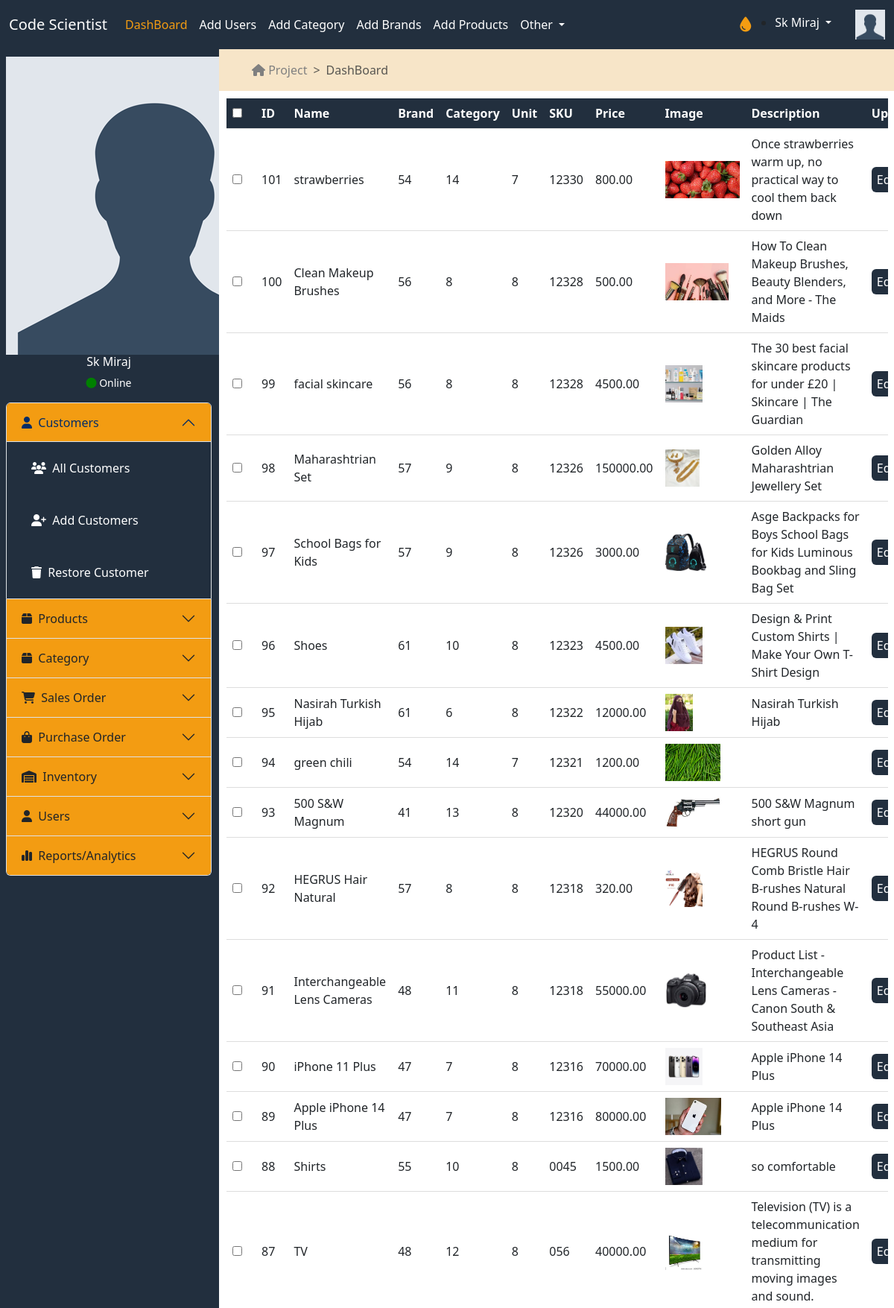
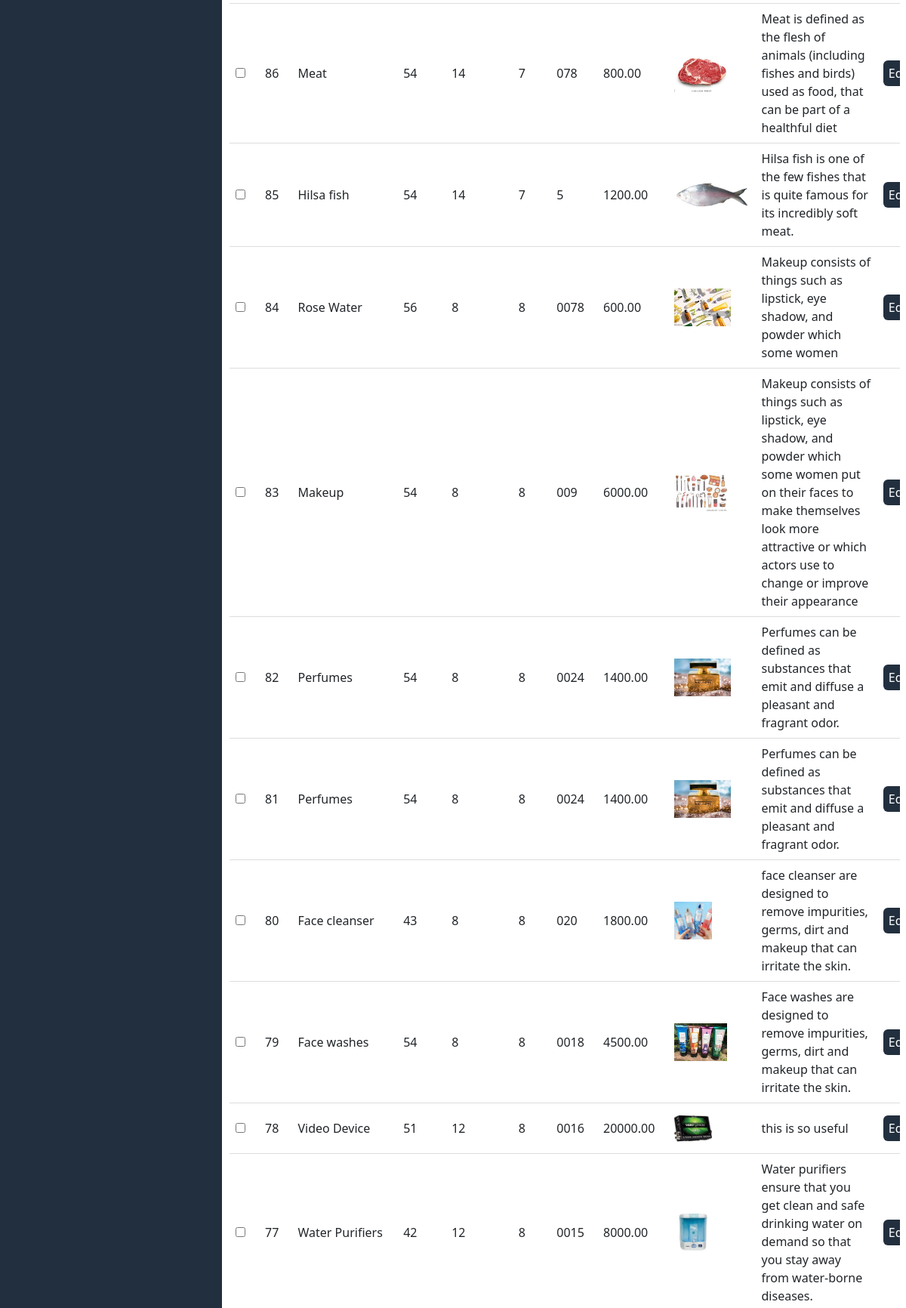
The app's page /mosharrof/all_products.php (upper part) with its own data (2 pictures, top to bottom).
### tables this page shows
CREATE TABLE `products` (
  `product_id` int NOT NULL,
  `category_id` int DEFAULT NULL,
  `sub_category_id` int NOT NULL,
  `brand_id` int DEFAULT NULL,
  `product_name` varchar(50) DEFAULT NULL,
  `description` text,
  `product_image` varchar(100) DEFAULT NULL,
  `unit_id` int DEFAULT NULL,
  `selling_price` decimal(10,2) DEFAULT NULL,
  `buying_price` decimal(10,2) NOT NULL,
  `sku` varchar(50) DEFAULT NULL,
  `product_status` int DEFAULT NULL
);

### mosharrof/all_products.php (the view, shortened to what this page needs)
<!DOCTYPE html>
<html lang="en">
  <head>
    <link
      href="https://cdn.jsdelivr.net/npm/bootstrap@5.3.0/dist/css/bootstrap.min.css"
      rel="stylesheet"
    />
    <link
      rel="stylesheet"
      href="https://cdnjs.cloudflare.com/ajax/libs/font-awesome/6.4.0/css/all.min.css"
    />
    <link rel="stylesheet" href="css/style.css" />
  </head>
  <body>
    <div class="out_body">
      <header>
        <nav class="navbar navbar-expand-lg bg-body-tertiary bg-primary">
          <div class="container-fluid">
            <a class="navbar-brand" href="#">Code Scientist</a>
            <div class="collapse navbar-collapse" id="navbarSupportedContent">
              <ul class="navbar-nav me-auto mb-2 mb-lg-0">
                <li class="nav-item">
                  <a class="nav-link active" aria-current="page" href="#"
                    >DashBoard</a
                  >
                </li>
                <li class="nav-item">
                  <a class="nav-link" aria-current="page" href="#">Add Users</a>
                </li>
                <li class="nav-item">
                  <a class="nav-link" aria-current="page" href="#"
                    >Add Category</a
                  >
                </li>
                <li class="nav-item">
                  <a class="nav-link" aria-current="page" href="#">Add Brands</a>
                </li>
                <li class="nav-item">
                  <a class="nav-link" aria-current="page" href="#"
                    >Add Products</a
                  >
                </li>
                <li class="nav-item dropdown">
                  <a
                    class="nav-link dropdown-toggle"
                    href="#"
                    role="button"
                    data-bs-toggle="dropdown"
                    aria-expanded="false"
                  >
                    Other
                  </a>
                </li>
              </ul>
              <i style="color: white; font-size: 20px;" class="fa-solid fa-droplet" onclick="toggleTheme()"></i>
              <ul class="nav_profile">
                <li class="nav-item dropdown">
                  <a class="nav-link dropdown-toggle" href="#" role="button" data-bs-toggle="dropdown" aria-expanded="false">
                    Sk Miraj
                  </a>
                </li>
              </ul>
              <div class="user_part">
                <img style="width: 40px;" class="" src="uploads/images/avatar.png" alt="avatar"/>
              </div>
            </div>
          </div>
        </nav>
      </header>
      <section class="innder_body row">
        <section class="sidebar col-md-4 col-xl-3 col-xxl-2">
          <div class="sidebar_container">
            <div class="user_part">
              <img class="" src="uploads/images/avatar.png" alt="avatar"/>
              <h5>Sk Miraj</h5>
              <p><i class="fas fa-circle"></i> Online</p>
            </div>
            <div class="accordion" id="accordionExample">
              <div class="side-body">
                <div class="accordion-item">
                  <h2 class="accordion-header">
                    <button class="accordion-button" type="button" data-bs-toggle="collapse" data-bs-target="#collapseOne" aria-expanded="true" aria-controls="collapseOne">
                      <i class="fa-solid fa-user"></i> &nbsp; Customers
                    </button>
                  </h2>
                  <div
                    id="collapseOne"
                    class="accordion-collapse collapse show"
                    data-bs-parent="#accordionExample"
                  >
                    <div class="accordion-body">
                      <a class="btn btn-block" href=""
                        ><i class="fa-sharp fa-solid fa-users"></i>&nbsp; All Customers</a
                      >
                    </div>
                    <div class="accordion-body">
                      <a class="btn btn-block" href=""
                        ><i class="fa-solid fa-user-plus"></i>&nbsp; Add Customers</a
                      >
                    </div>
                    <div class="accordion-body">
                      <a class="btn btn-block" href=""
                        ><i class="fa-solid fa-trash"></i>&nbsp; Restore Customer</a
                      >
                    </div>
                  </div>
                </div>
                <div class="accordion-item">
                  <h2 class="accordion-header">
                    <button
                      class="accordion-button collapsed" type="button" data-bs-toggle="collapse"  data-bs-target="#collapseTwo" aria-expanded="true" aria-controls="collapseTwo">
                      <i class="fa-solid fa-box"></i>&nbsp; Products
                    </button>
                  </h2>
                </div>
                <div class="accordion-item">
                  <h2 class="accordion-header">
                    <button
                      class="accordion-button collapsed" type="button" data-bs-toggle="collapse"  data-bs-target="#collapseEight" aria-expanded="true" aria-controls="collapseEight">
                      <i class="fa-solid fa-box"></i>&nbsp; Category
                    </button>
                  </h2>
                </div>
                <div class="accordion-item">
                  <h2 class="accordion-header">
                    <button class="accordion-button collapsed" type="button" data-bs-toggle="collapse" data-bs-target="#collapseThree" aria-expanded="false" aria-controls="collapseThree">
                      <i class="fa-solid fa-cart-shopping"></i>&nbsp; Sales Order
                    </button>
                  </h2>
                </div>
                <div class="accordion-item">
                  <h2 class="accordion-header">
                    <button
                      class="accordion-button collapsed" type="button"
                      data-bs-toggle="collapse" data-bs-target="#collapseFour" aria-expanded="false" aria-controls="collapseFour">
                      <i class="fa-solid fa-bag-shopping"></i>&nbsp; Purchase Order
                    </button>
                  </h2>
                </div>
                <div class="accordion-item">
                  <h2 class="accordion-header">
                    <button
                      class="accordion-button collapsed" type="button" data-bs-toggle="collapse" data-bs-target="#collapseFive" aria-expanded="false" aria-controls="collapseFive">
                      <i class="fa-solid fa-warehouse"></i>&nbsp; Inventory
                    </button>
                  </h2>
                </div>
                <div class="accordion-item">
                  <h2 class="accordion-header">
                    <button
                      class="accordion-button collapsed" type="button" data-bs-toggle="collapse" data-bs-target="#collapseSix" aria-expanded="false" aria-controls="collapseSix">
                      <i class="fa-solid fa-user"></i>&nbsp; Users
                    </button>
                  </h2>
                </div>
                <div class="accordion-item">
                  <h2 class="accordion-header">
                    <button
                      class="accordion-button collapsed" type="button" data-bs-toggle="collapse" data-bs-target="#collapseSeven" aria-expanded="false" aria-controls="collapseSeven">
                      <i class="fa-solid fa-chart-simple"></i>&nbsp; Reports/Analytics
                    </button>
                  </h2>
                </div>
              </div>
            </div>
          </div>
        </section>
        <section class="content col-md-8 col-xl-9 col-xxl-10">
          <nav class="breadcrumb" style="--bs-breadcrumb-divider: '>'" aria-label="breadcrumb">
            <ol class="breadcrumb">
              <li class="breadcrumb-item"><a href="#"><i class="fa-solid fa-house"></i> Project</a></li>
              <li class="breadcrumb-item active" aria-current="page">DashBoard</li>
            </ol>
          </nav>
            <div class="main_content">
              <div class="table-responsive">
                <table>
                  <thead>
                    <tr>
                      <th><input type="checkbox" class="select-all"></th>
                      <th>ID</th>
                      <th>Name</th>
                      <th>Brand</th>
                      <th>Category</th>
                      <th>Unit</th>
                      <th>SKU</th>
                      <th>Price</th>
                      <th>Image</th>
                      <th>Description</th>
                      <th>Update/Delete</th>
                    </tr>
                  </thead>
                  <tbody>
                    <?php
                      require_once("includes/db_connection.php");
                      $sql="SELECT * FROM products ORDER BY product_id DESC";
                      $query=$con->query($sql);
                      while($data=$query->fetch_assoc()){
                    ?>
                    <tr>
                      <td><input type="checkbox" class="select"></td>
                      <td><?= $data["product_id"]?></td>
                      <td><?= $data["product_name"]?></td>
                      <td><?= $data["brand_id"]?></td>
                      <td><?= $data["category_id"]?></td>
                      <td><?= $data["unit_id"]?></td>
                      <td><?= $data["sku"]?></td>
                      <td><?= $data["selling_price"]?></td>
                      <td>
                        <?php if(($data['product_image'])!=''){?>
                          <img height="50" src="uploads/<?= $data['product_image'];?>" alt="Photo"/>
                        <?php }else{ ?>
                          <img height="50" src="uploads/images/avatar.png" alt="product_image"/>
                      <?php }?>
                      </td>
                      <td><?= $data["description"]?></td>
                      <td>
                        <a href="update_product.php?product_id=<?= $data["product_id"]?>" class=" btn edit-btn ">Edit</a>
                      </td>
                    </tr>
                    <?php }?>
                  </tbody>
                </table>
              </div>
            </div>
        </section>
    </div>
  </body>
</html>

### Admin Project/css/style.css (style rules this page uses)
:root { --primary-color: #f39c12; --secondary-color: #222f3e; --body-color: white; --highlight-color: #f39c12; --breadcrumb-background: #f7e5c8; --footer-background: #222f3e; --footer-color: white; }
* { padding: 0; margin: 0; outline: 0; box-sizing: border-box; }
.out_body { height: 100vh; }
body { overflow-x: hidden; }
.sidebar, .content { position: relative; padding: 0; margin: 0; overflow: hidden; }
.navbar-brand { color: var(--body-color); }
.navbar-nav .nav-link { color: var(--body-color); }
.fa-droplet { color: var(--highlight-color) !important; }
.navbar-nav .nav-link.active, .navbar-nav .nav-link.show { color: var(--highlight-color); }
.nav_profile { padding-top: 10px; margin-right: 32px; }
.nav_profile .nav-link { color: var(--body-color); }
.user_part { color: var(--body-color); }
.user_part h5 { font-size: 16px; text-align: center; }
.user_part p { text-align: center; font-size: 14px; }
.user_part p i { color: green; }
.sidebar a { color: var(--body-color); }
.sidebar_container { background-color: var(--secondary-color); padding: 10px 10px 10px 20px; height: 100%; }
.side-body { height: 68vh; background-color: var(--secondary-color); overflow: scroll; }
.bg-primary { background-color: var(--secondary-color) !important; }
.accordion-item { background-color: var(--secondary-color); }
.accordion-button { background-color: var(--highlight-color) !important; }
.content { margin: 0; padding: 0; height: 90vh; overflow: scroll; }
.breadcrumb { margin-bottom: 0; padding: 8px 22px; width: 100%; background-color: var(--breadcrumb-background); }
.breadcrumb-item a { color: grey; text-decoration: none; }
.main_content { padding: 10px 20px 10px 10px; }
table { width: 100%; border-collapse: collapse; }
th, td { padding: 8px; text-align: left; border-bottom: 1px solid #ddd; }
th { background-color: var(--secondary-color); color: var(--body-color); }
.edit-btn { border: none; padding: 5px 7px; color: var(--body-color); background-color: var(--secondary-color); }
.select-all { margin-right: 10px; }

### records on screen
products: product_id "101", product_name "strawberries", brand "54", category "14", unit "7", sku "12330", selling_price "800.00", product_image (picture), description "Once strawberries warm up, no practical way to cool them back down"
products: product_id "100", product_name "Clean Makeup Brushes", brand "56", category "8", unit "8", sku "12328", selling_price "500.00", product_image (picture), description "How To Clean Makeup Brushes, Beauty Blenders, and More - The Maids"
products: product_id "99", product_name "facial skincare", brand "56", category "8", unit "8", sku "12328", selling_price "4500.00", product_image (picture), description "The 30 best facial skincare products for under £20 | Skincare | The Guardian"
products: product_id "98", product_name "Maharashtrian Set", brand "57", category "9", unit "8", sku "12326", selling_price "150000.00", product_image (picture), description "Golden Alloy Maharashtrian Jewellery Set"
products: product_id "97", product_name "School Bags for Kids", brand "57", category "9", unit "8", sku "12326", selling_price "3000.00", product_image (picture), description "Asge Backpacks for Boys School Bags for Kids Luminous Bookbag and Sling Bag Set"
products: product_id "96", product_name "Shoes", brand "61", category "10", unit "8", sku "12323", selling_price "4500.00", product_image (picture), description "Design & Print Custom Shirts | Make Your Own T-Shirt Design"
products: product_id "95", product_name "Nasirah Turkish Hijab", brand "61", category "6", unit "8", sku "12322", selling_price "12000.00", product_image (picture), description "Nasirah Turkish Hijab"
products: product_id "94", product_name "green chili", brand "54", category "14", unit "7", sku "12321", selling_price "1200.00", product_image (picture)
products: product_id "93", product_name "500 S&W Magnum", brand "41", category "13", unit "8", sku "12320", selling_price "44000.00", product_image (picture), description "500 S&W Magnum short gun"
products: product_id "92", product_name "HEGRUS Hair Natural", brand "57", category "8", unit "8", sku "12318", selling_price "320.00", product_image (picture), description "HEGRUS Round Comb Bristle Hair B-rushes Natural Round B-rushes W-4"
products: product_id "91", product_name "Interchangeable Lens Cameras", brand "48", category "11", unit "8", sku "12318", selling_price "55000.00", product_image (picture), description "Product List - Interchangeable Lens Cameras - Canon South & Southeast Asia"
products: product_id "90", product_name "iPhone 11 Plus", brand "47", category "7", unit "8", sku "12316", selling_price "70000.00", product_image (picture), description "Apple iPhone 14 Plus"
products: product_id "89", product_name "Apple iPhone 14 Plus", brand "47", category "7", unit "8", sku "12316", selling_price "80000.00", product_image (picture), description "Apple iPhone 14 Plus"
products: product_id "88", product_name "Shirts", brand "55", category "10", unit "8", sku "0045", selling_price "1500.00", product_image (picture), description "so comfortable"
products: product_id "87", product_name "TV", brand "48", category "12", unit "8", sku "056", selling_price "40000.00", product_image (picture), description "Television (TV) is a telecommunication medium for transmitting moving images and sound."
products: product_id "86", product_name "Meat", brand "54", category "14", unit "7", sku "078", selling_price "800.00", product_image (picture), description "Meat is defined as the flesh of animals (including fishes and birds) used as food, that can be part of a healthful diet"
products: product_id "85", product_name "Hilsa fish", brand "54", category "14", unit "7", sku "5", selling_price "1200.00", product_image (picture), description "Hilsa fish is one of the few fishes that is quite famous for its incredibly soft meat."
products: product_id "84", product_name "Rose Water", brand "56", category "8", unit "8", sku "0078", selling_price "600.00", product_image (picture), description "Makeup consists of things such as lipstick, eye shadow, and powder which some women"
products: product_id "83", product_name "Makeup", brand "54", category "8", unit "8", sku "009", selling_price "6000.00", product_image (picture), description "Makeup consists of things such as lipstick, eye shadow, and powder which some women put on their faces to make themselves look more attractive or which actors use to change or improve their appearance"
products: product_id "82", product_name "Perfumes", brand "54", category "8", unit "8", sku "0024", selling_price "1400.00", product_image (picture), description "Perfumes can be defined as substances that emit and diffuse a pleasant and fragrant odor."
products: product_id "81", product_name "Perfumes", brand "54", category "8", unit "8", sku "0024", selling_price "1400.00", product_image (picture), description "Perfumes can be defined as substances that emit and diffuse a pleasant and fragrant odor."
products: product_id "80", product_name "Face cleanser", brand "43", category "8", unit "8", sku "020", selling_price "1800.00", product_image (picture), description "face cleanser are designed to remove impurities, germs, dirt and makeup that can irritate the skin."
products: product_id "79", product_name "Face washes", brand "54", category "8", unit "8", sku "0018", selling_price "4500.00", product_image (picture), description "Face washes are designed to remove impurities, germs, dirt and makeup that can irritate the skin."
products: product_id "78", product_name "Video Device", brand "51", category "12", unit "8", sku "0016", selling_price "20000.00", product_image (picture), description "this is so useful"
products: product_id "77", product_name "Water Purifiers", brand "42", category "12", unit "8", sku "0015", selling_price "8000.00", product_image (picture), description "Water purifiers ensure that you get clean and safe drinking water on demand so that you stay away from water-borne diseases."
